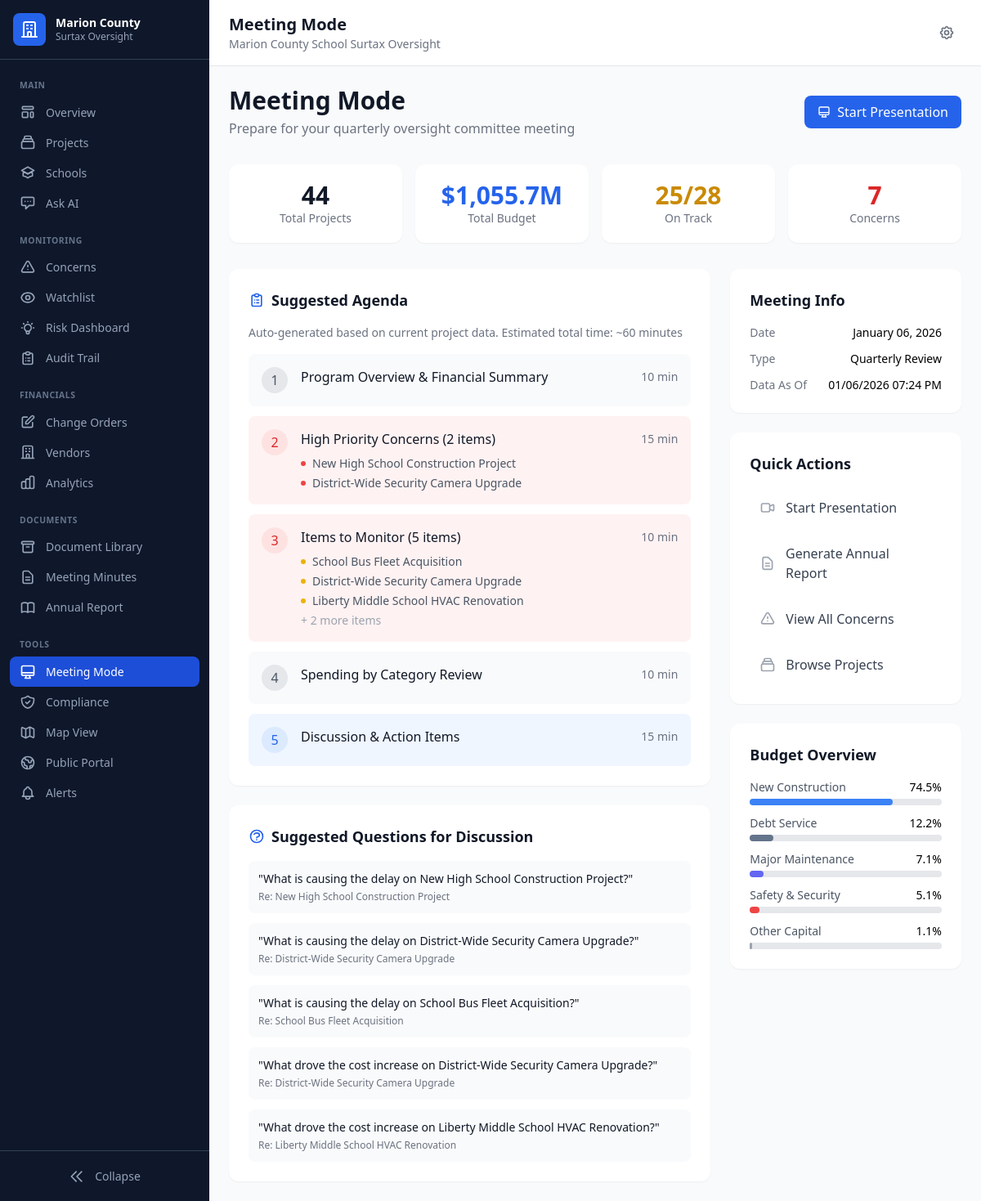
Screenshot of /meeting with the database file from the repository.
### tables this page shows
CREATE TABLE contracts (
                contract_id TEXT PRIMARY KEY,
                contract_number TEXT,
                title TEXT NOT NULL,
                description TEXT,
                contract_type TEXT,
                department TEXT,
                fiscal_year TEXT,
                vendor_id TEXT,
                vendor_name TEXT,

                -- Financials
                original_amount REAL DEFAULT 0,
                current_amount REAL DEFAULT 0,
                total_paid REAL DEFAULT 0,
                remaining_balance REAL DEFAULT 0,

                -- Dates
                solicitation_date TEXT,
                award_date TEXT,
                start_date TEXT,
                original_end_date TEXT,
                current_end_date TEXT,
                actual_end_date TEXT,

                -- Status tracking
                status TEXT DEFAULT 'Draft',
                phase TEXT DEFAULT 'Planning',
                percent_complete REAL DEFAULT 0,

                -- Scoring
                performance_score REAL DEFAULT 50,
                cost_variance_score REAL DEFAULT 50,
                schedule_variance_score REAL DEFAULT 50,
                compliance_score REAL DEFAULT 50,
                overall_health_score REAL DEFAULT 50,
                risk_level TEXT DEFAULT 'Medium',

                -- Procurement info
                procurement_method TEXT,
                bid_count INTEGER DEFAULT 0,
                justification TEXT,

                -- Board/Council info
                board_approval_date TEXT,
                board_resolution TEXT,
                council_district TEXT,
                school_zone TEXT,

                -- Location
                project_location TEXT,
                latitude REAL,
                longitude REAL,

                -- Flags
                has_change_orders INTEGER DEFAULT 0,
                change_order_count INTEGER DEFAULT 0,
                total_change_order_amount REAL DEFAULT 0,
                is_emergency INTEGER DEFAULT 0,
                is_sole_source INTEGER DEFAULT 0,
                requires_insurance INTEGER DEFAULT 1,
                insurance_verified INTEGER DEFAULT 0,
                requires_bond INTEGER DEFAULT 0,
                bond_verified INTEGER DEFAULT 0,

                notes TEXT,
                created_at TEXT DEFAULT CURRENT_TIMESTAMP,
                updated_at TEXT DEFAULT CURRENT_TIMESTAMP,
                created_by TEXT,
                is_deleted INTEGER DEFAULT 0, surtax_funded INTEGER DEFAULT NULL, surtax_category TEXT, surtax_subcategory TEXT, funding_source TEXT DEFAULT 'Unconfirmed', school_name TEXT, school_id TEXT, promised_completion_date TEXT, ballot_priority INTEGER, on_official_list INTEGER DEFAULT NULL, is_delayed INTEGER DEFAULT 0, delay_reason TEXT, delay_days INTEGER DEFAULT 0, is_over_budget INTEGER DEFAULT 0, budget_variance_amount REAL DEFAULT 0, budget_variance_pct REAL DEFAULT 0, is_watchlisted INTEGER DEFAULT 0, watchlist_reason TEXT, watchlist_added_date TEXT, last_committee_review_date TEXT, committee_notes TEXT, vendor_type TEXT, vendor_size TEXT, vendor_headquarters TEXT, expenditure_type TEXT DEFAULT 'Capital', planned_value REAL, earned_value REAL, actual_cost REAL, cost_variance REAL, schedule_variance REAL, cost_performance_index REAL, schedule_performance_index REAL,

                FOREIGN KEY (vendor_id) REFERENCES vendors(vendor_id)
            );

CREATE TABLE surtax_categories (
            category_id TEXT PRIMARY KEY,
            category_name TEXT NOT NULL,
            description TEXT,
            ballot_language TEXT,  -- Exact wording from ballot
            display_order INTEGER DEFAULT 0,
            icon TEXT,  -- Icon name for UI
            color TEXT,  -- Color code for UI

            -- Budget tracking
            total_allocated REAL DEFAULT 0,
            total_spent REAL DEFAULT 0,
            project_count INTEGER DEFAULT 0,

            created_at TEXT DEFAULT CURRENT_TIMESTAMP
        );

### surtax_app/app.py (the view)
@app.route('/meeting')
def meeting_mode():
    stats = get_overview_stats()
    categories = get_spending_by_category()
    concerns = get_concerns()
    agenda_items = []
    agenda_items.append({
        'title': 'Program Overview & Financial Summary',
        'duration': '10 min',
        'type': 'standard',
        'data': stats
    })
    high_concerns = [c for c in concerns if c['severity'] == 'High']
    if high_concerns:
        agenda_items.append({
            'title': f'High Priority Concerns ({len(high_concerns)} items)',
            'duration': '15 min',
            'type': 'concern',
            'data': high_concerns
        })
    medium_concerns = [c for c in concerns if c['severity'] == 'Medium']
    if medium_concerns:
        agenda_items.append({
            'title': f'Items to Monitor ({len(medium_concerns)} items)',
            'duration': '10 min',
            'type': 'concern',
            'data': medium_concerns
        })
    agenda_items.append({
        'title': 'Spending by Category Review',
        'duration': '10 min',
        'type': 'standard',
        'data': categories
    })
    agenda_items.append({
        'title': 'Discussion & Action Items',
        'duration': '15 min',
        'type': 'discussion',
        'data': None
    })
    return render_template('surtax/meeting.html',
                          stats=stats,
                          categories=categories,
                          concerns=concerns,
                          agenda_items=agenda_items,
                          now=datetime.now,
                          title='Meeting Mode')

### surtax_app/app.py (called while the page is built)
def get_db():
    conn = sqlite3.connect(str(DB_PATH))
    conn.row_factory = sqlite3.Row
    return conn

@app.template_filter('currency')
def currency_filter(value):
    if value is None:
        return '$0'
    if abs(value) >= 1_000_000:
        return f'${value/1_000_000:,.1f}M'
    elif abs(value) >= 1_000:
        return f'${value/1_000:,.0f}K'
    return f'${value:,.0f}'

### surtax_app/templates/surtax/meeting.html (shortened to what this page needs)
{% extends "surtax/base.html" %}
{% block content %}
<div class="flex flex-col md:flex-row md:items-center md:justify-between mb-8">
    <div>
        <h1 class="text-3xl font-bold text-gray-900">Meeting Mode</h1>
        <p class="text-gray-500 mt-1">Prepare for your quarterly oversight committee meeting</p>
    </div>
    <div class="flex gap-3 mt-4 md:mt-0">
        <a href="{{ url_for('meeting_present') }}"
           class="px-4 py-2 bg-blue-600 text-white rounded-lg font-medium hover:bg-blue-700 flex items-center gap-2">
            <svg class="w-4 h-4" fill="none" stroke="currentColor" viewBox="0 0 24 24">
                <path stroke-linecap="round" stroke-linejoin="round" stroke-width="2" d="M9.75 17L9 20l-1 1h8l-1-1-.75-3M3 13h18M5 17h14a2 2 0 002-2V5a2 2 0 00-2-2H5a2 2 0 00-2 2v10a2 2 0 002 2z"></path>
            </svg>
            Start Presentation
        </a>
    </div>
</div>
<div class="grid grid-cols-2 md:grid-cols-4 gap-4 mb-8">
    <div class="bg-white rounded-xl shadow-sm p-5 text-center">
        <p class="text-3xl font-bold text-gray-900">{{ stats.total_projects }}</p>
        <p class="text-sm text-gray-500">Total Projects</p>
    </div>
    <div class="bg-white rounded-xl shadow-sm p-5 text-center">
        <p class="text-3xl font-bold text-blue-600">{{ stats.total_budget|currency }}</p>
        <p class="text-sm text-gray-500">Total Budget</p>
    </div>
    <div class="bg-white rounded-xl shadow-sm p-5 text-center">
        <p class="text-3xl font-bold {% if stats.on_track_projects == stats.active_projects %}text-green-600{% else %}text-yellow-600{% endif %}">
            {{ stats.on_track_projects }}/{{ stats.active_projects }}
        </p>
        <p class="text-sm text-gray-500">On Track</p>
    </div>
    <div class="bg-white rounded-xl shadow-sm p-5 text-center">
        <p class="text-3xl font-bold {% if concerns|length > 0 %}text-red-600{% else %}text-green-600{% endif %}">
            {{ concerns|length }}
        </p>
        <p class="text-sm text-gray-500">Concerns</p>
    </div>
</div>
<div class="grid grid-cols-1 lg:grid-cols-3 gap-6">
    <div class="lg:col-span-2">
        <div class="bg-white rounded-xl shadow-sm p-6">
            <h2 class="text-lg font-bold text-gray-900 mb-4 flex items-center gap-2">
                Suggested Agenda
            </h2>
            <p class="text-sm text-gray-500 mb-4">Auto-generated based on current project data. Estimated total time: ~60 minutes</p>
            <div class="space-y-3">
                {% for item in agenda_items %}
                <div class="flex items-start gap-4 p-4 rounded-lg {% if item.type == 'concern' %}bg-red-50{% elif item.type == 'discussion' %}bg-blue-50{% else %}bg-gray-50{% endif %}">
                    <div class="w-8 h-8 rounded-full flex items-center justify-center flex-shrink-0
                        {% if item.type == 'concern' %}bg-red-100 text-red-600
                        {% elif item.type == 'discussion' %}bg-blue-100 text-blue-600
                        {% else %}bg-gray-200 text-gray-600{% endif %}">
                        {{ loop.index }}
                    </div>
                    <div class="flex-1">
                        <div class="flex items-center justify-between">
                            <h3 class="font-medium text-gray-900">{{ item.title }}</h3>
                            <span class="text-sm text-gray-500">{{ item.duration }}</span>
                        </div>
                        {% if item.type == 'concern' and item.data %}
                        <ul class="mt-2 text-sm text-gray-600 space-y-1">
                            {% for concern in item.data[:3] %}
                            <li class="flex items-center gap-2">
                                <span class="w-1.5 h-1.5 rounded-full {% if concern.severity == 'High' %}bg-red-500{% else %}bg-yellow-500{% endif %}"></span>
                                {{ concern.title[:50] }}{% if concern.title|length > 50 %}...{% endif %}
                            </li>
                            {% endfor %}
                            {% if item.data|length > 3 %}
                            <li class="text-gray-400">+ {{ item.data|length - 3 }} more items</li>
                            {% endif %}
                        </ul>
                        {% endif %}
                    </div>
                </div>
                {% endfor %}
            </div>
        </div>
        <div class="bg-white rounded-xl shadow-sm p-6 mt-6">
            <h2 class="text-lg font-bold text-gray-900 mb-4 flex items-center gap-2">
                Suggested Questions for Discussion
            </h2>
            <div class="space-y-3">
                {% for concern in concerns[:5] %}
                <div class="p-3 bg-gray-50 rounded-lg">
                    <p class="text-sm font-medium text-gray-900">"{{ concern.suggested_question }}"</p>
                    <p class="text-xs text-gray-500 mt-1">Re: {{ concern.title[:40] }}{% if concern.title|length > 40 %}...{% endif %}</p>
                </div>
                {% endfor %}
            </div>
        </div>
    </div>
    <div class="space-y-6">
        <div class="bg-white rounded-xl shadow-sm p-6">
            <h2 class="text-lg font-bold text-gray-900 mb-4">Meeting Info</h2>
            <div class="space-y-3 text-sm">
                <div class="flex justify-between">
                    <span class="text-gray-500">Date</span>
                    <span class="font-medium">{{ now().strftime('%B %d, %Y') }}</span>
                </div>
                <div class="flex justify-between">
                    <span class="text-gray-500">Type</span>
                    <span class="font-medium">Quarterly Review</span>
                </div>
                <div class="flex justify-between">
                    <span class="text-gray-500">Data As Of</span>
                    <span class="font-medium">{{ now().strftime('%m/%d/%Y %I:%M %p') }}</span>
                </div>
            </div>
        </div>
        <div class="bg-white rounded-xl shadow-sm p-6">
            <h2 class="text-lg font-bold text-gray-900 mb-4">Quick Actions</h2>
            <div class="space-y-2">
                <a href="{{ url_for('meeting_present') }}"
                   class="flex items-center gap-3 p-3 rounded-lg hover:bg-gray-50 text-gray-700">
                    <svg class="w-5 h-5 text-gray-400" fill="none" stroke="currentColor" viewBox="0 0 24 24">
                        <path stroke-linecap="round" stroke-linejoin="round" stroke-width="2" d="M15 10l4.553-2.276A1 1 0 0121 8.618v6.764a1 1 0 01-1.447.894L15 14M5 18h8a2 2 0 002-2V8a2 2 0 00-2-2H5a2 2 0 00-2 2v8a2 2 0 002 2z"></path>
                    </svg>
                    <span>Start Presentation</span>
                </a>
                <a href="{{ url_for('annual_report') }}"
                   class="flex items-center gap-3 p-3 rounded-lg hover:bg-gray-50 text-gray-700">
                    <svg class="w-5 h-5 text-gray-400" fill="none" stroke="currentColor" viewBox="0 0 24 24">
                        <path stroke-linecap="round" stroke-linejoin="round" stroke-width="2" d="M9 12h6m-6 4h6m2 5H7a2 2 0 01-2-2V5a2 2 0 012-2h5.586a1 1 0 01.707.293l5.414 5.414a1 1 0 01.293.707V19a2 2 0 01-2 2z"></path>
                    </svg>
                    <span>Generate Annual Report</span>
                </a>
                <a href="{{ url_for('concerns') }}"
                   class="flex items-center gap-3 p-3 rounded-lg hover:bg-gray-50 text-gray-700">
                    <svg class="w-5 h-5 text-gray-400" fill="none" stroke="currentColor" viewBox="0 0 24 24">
                        <path stroke-linecap="round" stroke-linejoin="round" stroke-width="2" d="M12 9v2m0 4h.01m-6.938 4h13.856c1.54 0 2.502-1.667 1.732-3L13.732 4c-.77-1.333-2.694-1.333-3.464 0L3.34 16c-.77 1.333.192 3 1.732 3z"></path>
                    </svg>
                    <span>View All Concerns</span>
                </a>
                <a href="{{ url_for('projects') }}"
                   class="flex items-center gap-3 p-3 rounded-lg hover:bg-gray-50 text-gray-700">
                    <span>Browse Projects</span>
                </a>
            </div>
        </div>
        <div class="bg-white rounded-xl shadow-sm p-6">
            <h2 class="text-lg font-bold text-gray-900 mb-4">Budget Overview</h2>
            <div class="space-y-3">
                {% for cat in categories[:5] %}
                <div>
                    <div class="flex justify-between text-sm mb-1">
                        <span class="text-gray-600">{{ cat.category_name or cat.surtax_category }}</span>
                        <span class="font-medium">{{ cat.percent_of_total|round(1) }}%</span>
                    </div>
                    <div class="w-full bg-gray-200 rounded-full h-2">
                        <div class="h-2 rounded-full" style="width: {{ cat.percent_of_total }}%; background-color: {{ cat.color or '#3B82F6' }};"></div>
                    </div>
                </div>
                {% endfor %}
            </div>
        </div>
    </div>
</div>
{% endblock %}

### rows the page displays
contracts: title "New High School Construction Project", suggested_question "What is causing the delay on New High School Construction Project?"
contracts: title "District-Wide Security Camera Upgrade", suggested_question "What is causing the delay on District-Wide Security Camera Upgrade?", suggested_question "What drove the cost increase on District-Wide Security Camera Upgrade?"
contracts: title "School Bus Fleet Acquisition", suggested_question "What is causing the delay on School Bus Fleet Acquisition?"
contracts: title "Liberty Middle School HVAC Renovation", suggested_question "What drove the cost increase on Liberty Middle School HVAC Renovation?"
surtax_categories: category_name "New Construction", percent_of_total "74.5", {{ cat.percent_of_total }} 74.51251379238495 (drawn)
surtax_categories: category_name "Debt Service", percent_of_total "12.2", {{ cat.percent_of_total }} 12.24474137401749 (drawn)
surtax_categories: category_name "Major Maintenance", percent_of_total "7.1", {{ cat.percent_of_total }} 7.076145303689225 (drawn)
surtax_categories: category_name "Safety & Security", percent_of_total "5.1", {{ cat.percent_of_total }} 5.0524950498550645 (drawn)
surtax_categories: category_name "Other Capital", percent_of_total "1.1", {{ cat.percent_of_total }} 1.1141044800532736 (drawn)

### other values shown
{{ title }} "Meeting Mode"
{{ stats.total_projects }} "44"
{{ stats.total_budget|currency }} "$1,055.7M"
{{ stats.on_track_projects }} "25"
{{ stats.active_projects }} "28"
{{ concerns|length }} "7"
{{ item.title }} "Program Overview & Financial Summary" "High Priority Concerns (2 items)" "Items to Monitor (5 items)" "Spending by Category Review" "Discussion & Action Items"
{{ item.duration }} "10 min" "15 min" "10 min" "10 min" "15 min"
{{ item.data|length - 3 }} "2"
